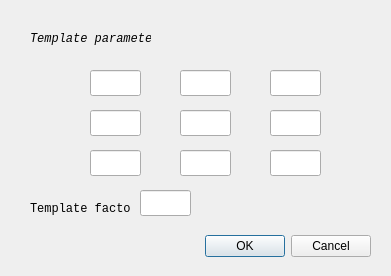
<?xml version="1.0" encoding="UTF-8"?>
<ui version="4.0">
 <class>Dialog_smooth</class>
 <widget class="QDialog" name="Dialog_smooth">
  <property name="geometry">
   <rect>
    <x>0</x>
    <y>0</y>
    <width>391</width>
    <height>276</height>
   </rect>
  </property>
  <property name="windowTitle">
   <string>Dialog</string>
  </property>
  <widget class="QDialogButtonBox" name="buttonBox">
   <property name="geometry">
    <rect>
     <x>30</x>
     <y>230</y>
     <width>341</width>
     <height>32</height>
    </rect>
   </property>
   <property name="orientation">
    <enum>Qt::Horizontal</enum>
   </property>
   <property name="standardButtons">
    <set>QDialogButtonBox::Cancel|QDialogButtonBox::Ok</set>
   </property>
  </widget>
  <widget class="QLabel" name="label">
   <property name="geometry">
    <rect>
     <x>30</x>
     <y>30</y>
     <width>121</width>
     <height>18</height>
    </rect>
   </property>
   <property name="font">
    <font>
     <family>Consolas</family>
     <italic>true</italic>
    </font>
   </property>
   <property name="text">
    <string>Template parameter</string>
   </property>
  </widget>
  <widget class="QLineEdit" name="lineEdit">
   <property name="geometry">
    <rect>
     <x>90</x>
     <y>70</y>
     <width>51</width>
     <height>26</height>
    </rect>
   </property>
   <property name="text">
    <string/>
   </property>
  </widget>
  <widget class="QLineEdit" name="lineEdit_2">
   <property name="geometry">
    <rect>
     <x>180</x>
     <y>70</y>
     <width>51</width>
     <height>26</height>
    </rect>
   </property>
   <property name="text">
    <string/>
   </property>
  </widget>
  <widget class="QLineEdit" name="lineEdit_3">
   <property name="geometry">
    <rect>
     <x>270</x>
     <y>70</y>
     <width>51</width>
     <height>26</height>
    </rect>
   </property>
   <property name="text">
    <string/>
   </property>
  </widget>
  <widget class="QLineEdit" name="lineEdit_4">
   <property name="geometry">
    <rect>
     <x>90</x>
     <y>110</y>
     <width>51</width>
     <height>26</height>
    </rect>
   </property>
   <property name="text">
    <string/>
   </property>
  </widget>
  <widget class="QLineEdit" name="lineEdit_5">
   <property name="geometry">
    <rect>
     <x>180</x>
     <y>110</y>
     <width>51</width>
     <height>26</height>
    </rect>
   </property>
   <property name="text">
    <string/>
   </property>
  </widget>
  <widget class="QLineEdit" name="lineEdit_6">
   <property name="geometry">
    <rect>
     <x>270</x>
     <y>110</y>
     <width>51</width>
     <height>26</height>
    </rect>
   </property>
   <property name="text">
    <string/>
   </property>
  </widget>
  <widget class="QLineEdit" name="lineEdit_7">
   <property name="geometry">
    <rect>
     <x>90</x>
     <y>150</y>
     <width>51</width>
     <height>26</height>
    </rect>
   </property>
   <property name="text">
    <string/>
   </property>
  </widget>
  <widget class="QLineEdit" name="lineEdit_8">
   <property name="geometry">
    <rect>
     <x>180</x>
     <y>150</y>
     <width>51</width>
     <height>26</height>
    </rect>
   </property>
   <property name="text">
    <string/>
   </property>
  </widget>
  <widget class="QLineEdit" name="lineEdit_9">
   <property name="geometry">
    <rect>
     <x>270</x>
     <y>150</y>
     <width>51</width>
     <height>26</height>
    </rect>
   </property>
   <property name="text">
    <string/>
   </property>
  </widget>
  <widget class="QLabel" name="label_2">
   <property name="geometry">
    <rect>
     <x>30</x>
     <y>200</y>
     <width>101</width>
     <height>18</height>
    </rect>
   </property>
   <property name="font">
    <font>
     <family>Consolas</family>
    </font>
   </property>
   <property name="text">
    <string>Template factor</string>
   </property>
  </widget>
  <widget class="QLineEdit" name="lineEdit_10">
   <property name="geometry">
    <rect>
     <x>140</x>
     <y>190</y>
     <width>51</width>
     <height>26</height>
    </rect>
   </property>
  </widget>
 </widget>
 <resources/>
 <connections>
  <connection>
   <sender>buttonBox</sender>
   <signal>accepted()</signal>
   <receiver>Dialog_smooth</receiver>
   <slot>accept()</slot>
   <hints>
    <hint type="sourcelabel">
     <x>248</x>
     <y>254</y>
    </hint>
    <hint type="destinationlabel">
     <x>157</x>
     <y>274</y>
    </hint>
   </hints>
  </connection>
  <connection>
   <sender>buttonBox</sender>
   <signal>rejected()</signal>
   <receiver>Dialog_smooth</receiver>
   <slot>reject()</slot>
   <hints>
    <hint type="sourcelabel">
     <x>316</x>
     <y>260</y>
    </hint>
    <hint type="destinationlabel">
     <x>286</x>
     <y>274</y>
    </hint>
   </hints>
  </connection>
 </connections>
</ui>
